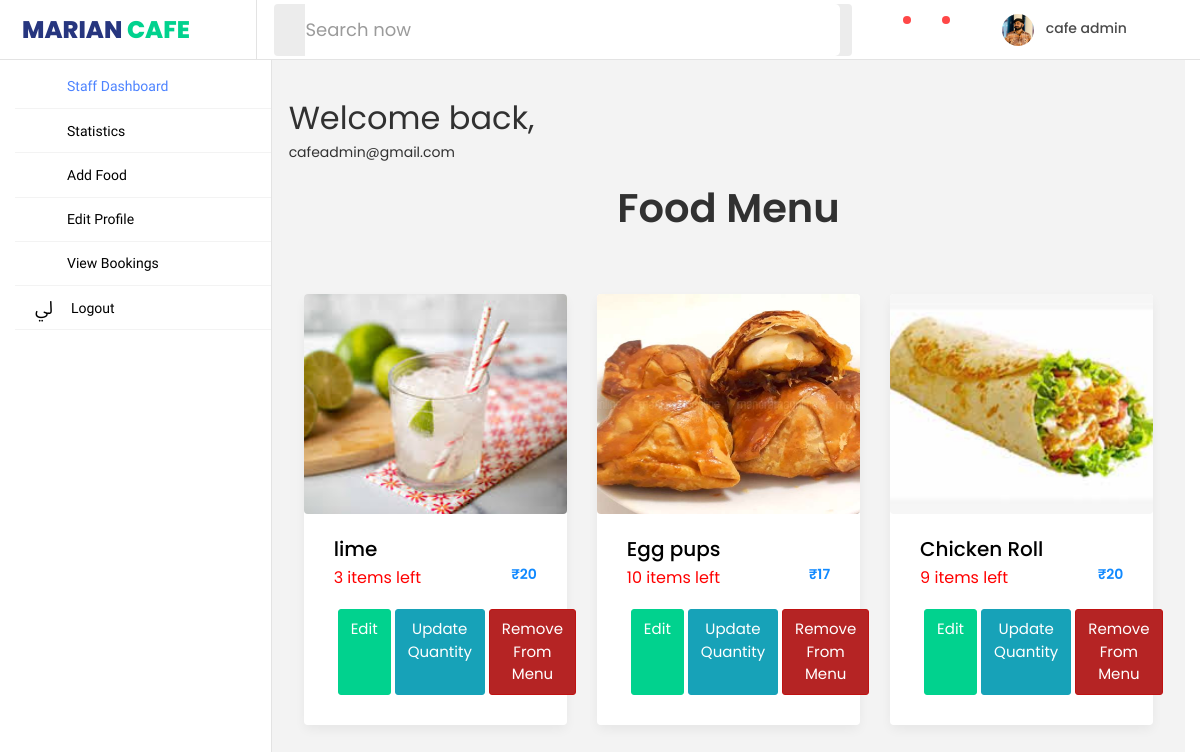
Screenshot of /staff_home (signed in) with the database file from the repository.
### cafeapp/models.py (models this page shows, shortened)
class Staff(models.Model):
    name = models.CharField(max_length=100)
    email=models.CharField(max_length=50,default='nothing')
    license = models.ImageField(upload_to='license/',default='nothing')
    password =models.CharField(max_length=18,default='nothing')
    image=models.ImageField(upload_to='drimg/',default='nothing')
    address=models.CharField(max_length=100,default='nothing')
    phone=models.IntegerField(default='1')
    status=models.CharField(max_length=20,default='Not Verified')
    is_verified = models.BooleanField('Is Verified', default=False)

class foodmenu(models.Model):
    userid=models.ForeignKey(Staff,on_delete=models.CASCADE)
    name = models.CharField(max_length=100)
    ftype = models.CharField(max_length=500)
    image = models.ImageField(upload_to="vehicles/", blank=True)
    rate=models.IntegerField(null=True)
    status=models.CharField(max_length=20,default="not booked")
    quantity=models.IntegerField(default=10)
    removalStatus=models.BooleanField(default=False)

### cafeapp/views.py (the view)
# urls.py: path('staff_home',views.staff_home),
def staff_home(request):
    id=request.session['id']
    user=Staff.objects.filter(id=id)
    bookings=Checkout.objects.all().order_by('-checkout_date')[:5]
    noofbookings=Checkout.objects.all().count()
    foods=foodmenu.objects.all()
    all_data={'user':user,'foods':foods,'bookings':bookings,'noofbookings':noofbookings}
    return render(request,'cafeapp/staff_home.html', all_data )

### cafeapp/templates/cafeapp/staff_home.html (shortened to what this page needs)
{% extends 'staff_base.html' %}
{% load static %}
{% block background %} {% endblock %}
{% block body %}
<!DOCTYPE html>
<html lang="en">
<head>
</head>
<body>
                    {% include 'include/food_staff.html' %}
</body>
</html>
{% endblock %}

### cafeapp/templates/staff_base.html (shortened to what this page needs)
{% load static %}
<!DOCTYPE html>
<html lang="en">
<head>
{% include 'include/head.html' %}
</head>
<body {% block background %}{% endblock %}>
    <nav class="navbar col-lg-12 col-12 p-0 fixed-top d-flex flex-row">
      <div class="navbar-brand-wrapper d-flex justify-content-center">
        <div class="navbar-brand-inner-wrapper d-flex justify-content-between align-items-center w-100">
          <a class="navbar-brand" href="/staff_home">MARIAN <span>CAFE</span></a>
          <button class="navbar-toggler navbar-toggler align-self-center" type="button" data-toggle="minimize">
            <span class="mdi mdi-sort-variant"></span>
          </button>
        </div>
      </div>
      <div class="navbar-menu-wrapper d-flex align-items-center justify-content-end">
        <ul class="navbar-nav mr-lg-4 w-100">
          <li class="nav-item nav-search d-none d-lg-block w-100">
            <div class="input-group">
              <div class="input-group-prepend">
                <span class="input-group-text" id="search">
                  <i class="mdi mdi-magnify"></i>
                </span>
              </div>
              <input type="text" class="form-control" placeholder="Search now" aria-label="search" aria-describedby="search">
            </div>
          </li>
        </ul>
        <ul class="navbar-nav navbar-nav-right">
          <li class="nav-item dropdown me-1">
            <a class="nav-link count-indicator dropdown-toggle d-flex justify-content-center align-items-center" id="messageDropdown" href="#" data-bs-toggle="dropdown">
              <i class="mdi mdi-message-text mx-0"></i>
              <span class="count"></span>
            </a>
          <li class="nav-item dropdown me-4">
            <a class="nav-link count-indicator dropdown-toggle d-flex align-items-center justify-content-center notification-dropdown" id="notificationDropdown" href="#" data-bs-toggle="dropdown">
              <i class="mdi mdi-bell mx-0"></i>
              <span class="count"></span>
            </a>
          </li>{% for i in user %}
          <li class="nav-item nav-profile dropdown">
            <a class="nav-link dropdown-toggle" href="#" data-bs-toggle="dropdown" id="profileDropdown">
              <img src="{{i.image.url}}" alt="profile"/>
              <span class="nav-profile-name">{{i.name}}</span>
            </a>{% endfor %}
          </li>
        </ul>
      </div>
    </nav>
    <div class="container-fluid page-body-wrapper">
      <nav class="sidebar sidebar-offcanvas" id="sidebar">
        <ul class="nav">
          <li class="nav-item">
            <a class="nav-link" href="/staff_home">
              <i class="mdi mdi-home menu-icon"></i>
              <span class="menu-title">Staff Dashboard</span>
            </a>
          </li>
          <li class="nav-item">
            <a class="nav-link" href="/statastics">
              <i class="mdi mdi-chart-pie menu-icon"></i>
              <span class="menu-title">Statistics</span>
            </a>
          </li>
          <li class="nav-item">
            <a class="nav-link" href="/add_menu">
              <i class="mdi mdi-view-headline menu-icon"></i>
              <span class="menu-title">Add Food</span>
            </a>
          </li>
          <li class="nav-item">
            <a class="nav-link" href="/edit-staff">
              <i class="mdi mdi-chart-pie menu-icon"></i>
              <span class="menu-title">Edit Profile</span>
            </a>
          </li>
          <li class="nav-item">
            <a class="nav-link" href="/viewbookings">
              <i class="mdi mdi-grid-large menu-icon"></i>
              <span class="menu-title">View Bookings</span>
            </a>
          </li>
          <li class="nav-item">
            <a class="nav-link" href="/logout">
              <i class="mdi mdi-emoticon menu-icon"></i>
              <span class="menu-title">Logout</span>
            </a>
          </li>
        </ul>
      </nav>
      <div class="main-panel">
        <div class="content-wrapper">
</body>
</html>
{% block body %}{% endblock %}

### cafeapp/templates/include/food_staff.html (shortened to what this page needs)
{% load static %}
<!DOCTYPE html>
<html lang="en">
<head>
  <link rel="stylesheet" href="{% static 'vehiapp/css/open-iconic-bootstrap.min.css' %}">
  <link rel="stylesheet" href="{% static 'vehiapp/css/animate.css' %}">
  <link rel="stylesheet" href="{% static 'vehiapp/css/owl.carousel.min.css' %}">
  <link rel="stylesheet" href="{% static 'vehiapp/css/owl.theme.default.min.css' %}">
  <link rel="stylesheet" href="{% static 'vehiapp/css/magnific-popup.css' %}">
  <link rel="stylesheet" href="{% static 'vehiapp/css/aos.css' %}">
  <link rel="stylesheet" href="{% static 'vehiapp/css/ionicons.min.css' %}">
  <link rel="stylesheet" href="{% static 'vehiapp/css/bootstrap-datepicker.css' %}">
  <link rel="stylesheet" href="{% static 'vehiapp/css/jquery.timepicker.css' %}">
  <link rel="stylesheet" href="{% static 'vehiapp/css/flaticon.css' %}">
  <link rel="stylesheet" href="{% static 'vehiapp/css/icomoon.css' %}">
  <link rel="stylesheet" href="{% static 'vehiapp/css/style.css' %}">
</head>
<body>
  <div class="me-md-3 me-xl-5">
    <h2>Welcome back, {% for i in user %}<p>{{i.email}}
      <p>{% endfor %}
    </h2>
  </div>
  <div class="container">
    <div class="row justify-content-center">
      <div class="col-md-12 heading-section text-center ftco-animate mb-5">
        <h2 class="mb-2">Food Menu</h2>
      </div>
    </div>
    <div class="row">
      {% for food in foods %}
      <div class="col-lg-4 col-md-6 col-sm-12">
        <div class="car-wrap rounded ftco-animate">
          <div class="img rounded d-flex align-items-end" style="background-image: url('{{ food.image.url }}');">
          </div>
          <div class="text">
            <h2 class="mb-0"><a href="#">{{ food.name }}</a></h2>
            <div class="d-flex mb-3">
              {% if food.quantity > 10 %}
              <h7 style="color: #0d0072;">{{ food.quantity }} items left</h7>
              {% else %}
              <h7 style="color: #ff0000;">{{ food.quantity }} items left</h7>
              {% endif %}
              <p class="price ml-auto">₹{{ food.rate }} </p>
            </div>
            <p class="d-flex mb-0 d-block">
              <a href="/edit_food/{{food.id}}/" class="btn btn-secondary py-2 ml-1">Edit</a>
              <a href="javascript:void(0)" onclick="updateQuantity({{food.id}})" class="btn btn-info py-2 ml-1">Update
                Quantity</a>
              {% if food.removalStatus == True %}
              <a href="/add_stock/{{food.id}}/" class="btn btn-primary py-2 ml-1"
                onclick="return confirm('Are you sure ?')">Add<br> To <br>Menu</a>
              {% else %}
              <a href="/delete_food/{{food.id}}/" class="btn btn-third py-2 ml-1"
                onclick="return confirm('Are you sure ?')">Remove From Menu</a>
              {% endif %}
            </p>
          </div>
        </div>
      </div>
      {% endfor %}
    </div>
  </div>
</body>
</html>

### cafeapp/templates/staff_base.html (style rules this page uses)
.navbar-brand span { color: #01d28e; }

### cafeapp/templates/include/food_staff.html (style rules this page uses)
.btn.btn-third { background: #b52424 !important; border: 1px solid #c01212 !important; color: #fff !important; }

### rows the page displays
Staff: image (picture), name "cafe admin", email "cafeadmin@gmail.com"
foodmenu: image (picture), name "lime", quantity "3", rate "20"
foodmenu: image (picture), name "Egg pups", quantity "10", rate "17"
foodmenu: image (picture), name "Chicken Roll", quantity "9", rate "20"
